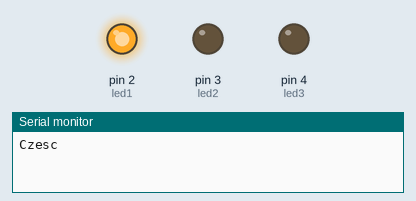
The sketch below on a simulated Arduino Uno, built with avr-gcc and run on an emulated ATmega328P. Parts: output pins drawn as LEDs (lit = HIGH), the last lines printed to the serial monitor.

Above: at 0.05 s.
At 1.45 s:
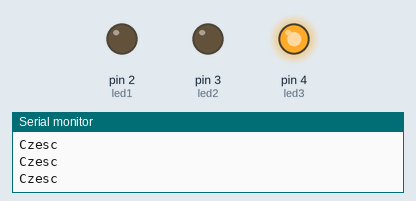
At 2.85 s:
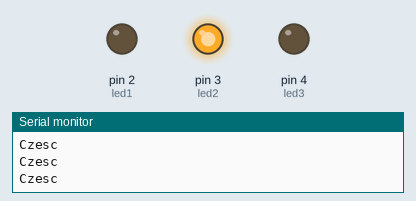
Timing chart, 0 to 3.1 s (numbered marks = the images above):
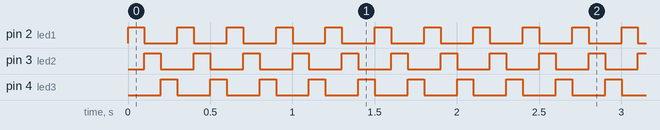

Measured:
- by itself, pin 2 (led1), pin 3 (led2), pin 4 (led3): alternates HIGH for 0.10 s and LOW for 0.20 s

The sketch:

blink_and_serial.ino
```cpp
int led1 = 2;
int led2 = 3;
int led3 = 4;

void setup()
{
  pinMode(led1, OUTPUT);
  pinMode(led2, OUTPUT);
  pinMode(led3, OUTPUT);
  Serial.begin(19200);
}

// the loop routine runs over and over again forever:
void loop() {
  Serial.write("Czesc\r\n");
  digitalWrite(led1, HIGH);
  digitalWrite(led2, LOW);
  digitalWrite(led3, LOW);
  delay(100);
  digitalWrite(led1, LOW);
  digitalWrite(led2, HIGH);
  digitalWrite(led3, LOW);
  delay(100);
  digitalWrite(led1, LOW);
  digitalWrite(led2, LOW);
  digitalWrite(led3, HIGH);
  delay(100);
}
```
